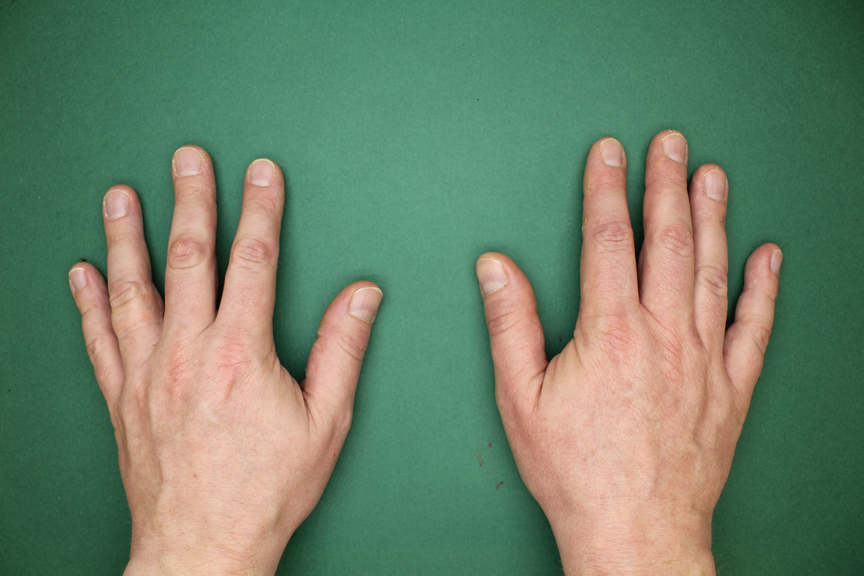
#> input picture SW09/images/hand_small.png, 864 x 576 px
$ jupyter execute exercise.ipynb   (shell and % lines are left out)
#> lines starting #> are read from the running program, lines starting #| are printed output that depends on the picture; after the words box and inside, x2 and y2 are one past the last pixel; in counts of white or black regions, pixels touching at a corner belong together
# Übung 9: Machine Learning mit Support Vector Machines (SVM)

Übung von: Timo Furrer <tuxtimo@gmail.com>

##  Support Vector Machine

In dieser Übung wollen wir Support Vector Machines betrachten. Obwohl auch OpenCV eine Implementation von SVMs beinhaltet möchten wir diesmal die Python Implementation von scikit-learn verwenden. Dazu müsses Sie allenfalls noch das enstprechende Packet mittels `pip3 install sklearn` installieren.

[cell 1]
# OpenCV needs to be included first
import cv2
import numpy as np

# we will use the svm from sklearn
from sklearn import svm

# for displaying images in jupyter

import matplotlib as mpl
from matplotlib import pyplot as plt
mpl.rcParams['figure.dpi']= 200

In einer früheren Übung haben wir von unseren Photobox Bildern mit grünen Hintergrund die Hände vom Hintergrund mittels Farbsegemtnierung getrennt. Die Bereiche mussten wir dabei selber finden. In dieser Übung möchten wir eine SVM einsetzen um diese Klassifizierung zu machen.

Zuerst wollen wir die Bilder laden und darstellen.

[cell 2]
image  = cv2.imread('images/hand_small.png')
#> image is the input picture: shape (576, 864, 3); mean B, G, R 105.6, 130.1, 110.6
image = cv2.cvtColor(image, cv2.COLOR_BGR2RGB)
label = cv2.imread('images/label_small.png')
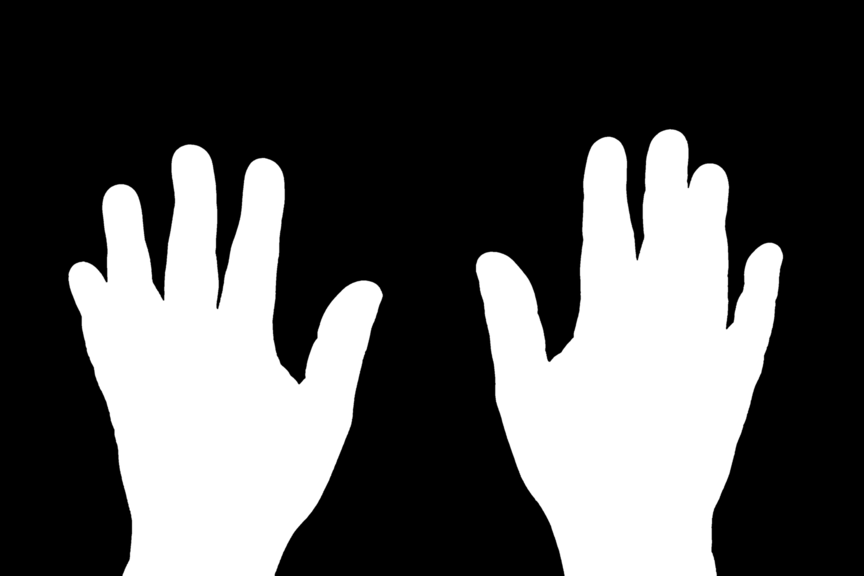
#> input picture SW09/images/label_small.png, 864 x 576 px
#> label is the input picture: shape (576, 864, 3); min 0, max 255, mean 83.9
plt.subplot(1, 2, 1)
plt.imshow(image)
plt.subplot(1, 2, 2)
plt.imshow(label)
print(image.shape)
#| (576, 864, 3)
print(label.shape)
#| (576, 864, 3)
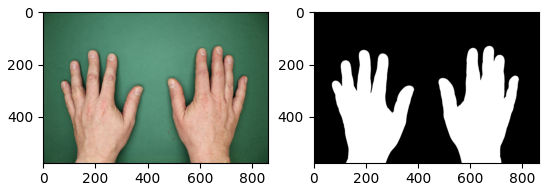
#> figure drawn by matplotlib, 2 panels

### Aufgabe 1: Linear SVM

Als Features für die SVM wollen wir 2D Daten benutzen um sie besser darstellen zu können. Da die Segmentierung auf den Farben basieren soll, zum Beispiel Hue und Saturation. Wir müssen also das Bild in HSV umwandeln.

Die SVM braucht keine Bilddaten, sondern nur ein Array von Werten.

[cell 3]
hsv = cv2.cvtColor(image, cv2.COLOR_RGB2HSV)
#> hsv: shape (576, 864, 3); mean H, S, V 53.2, 106.4, 145.6
hs = hsv[:,:,0:2]
data = hs.reshape((-1,2))
#> data = 497664 pairs, first value 0 to 179, second value 15 to 255

Wir brauchen die Labels in der gleichen Form.

[cell 4]
label_grey = label[:,:,0]
classes = label_grey.reshape(-1)
print(classes.shape)
#| (497664,)

Da wir Pixel für die Trainingsdaten verwenden, erhalten wir sehr viele Trainings Daten. Für die SVM wird das recht aufwendig, deshalben sollten wir erst mal die Anzahl Daten reduzieren in dem wir nur jedes n-te Pixel nehmen. Späten können wir n verändern um bessere Ergebnisse mit mehr Trainingsdaten zu erhalten.

[cell 5]
n = 1000
classes_reduced = classes[1::n]
#> classes_reduced = 498 values, max 255 at index 132, min 0 at index 0, mean 81.78
data_reduced = data[1::n,:]
#> data_reduced = 498 pairs, first value 1 to 79, second value 35 to 147
print(classes_reduced.shape)
#| (498,)
print(data_reduced.shape)
#| (498, 2)

Wir können die Features nun als Scatterplot darstellen. Dazu möchten wir die Daten zuerst noch in die positiven und negativen Beispiele unterteilen.

[cell 6]
positives = data_reduced[classes_reduced==0]
#> positives = 336 pairs, first value 59 to 79, second value 74 to 144
negatives = data_reduced[classes_reduced==255]
#> negatives = 157 pairs, first value 1 to 15, second value 37 to 147
print(positives.shape)
#| (336, 2)
print(negatives.shape)
#| (157, 2)

und nun der Plot

[cell 7]
fig, ax = plt.subplots(figsize=(12,8))
ax.scatter(positives[:,0], positives[:,1], marker='x', label='Positive')
ax.scatter(negatives[:,0], negatives[:,1], marker='o', label='Negative')
ax.legend()
plt.show()
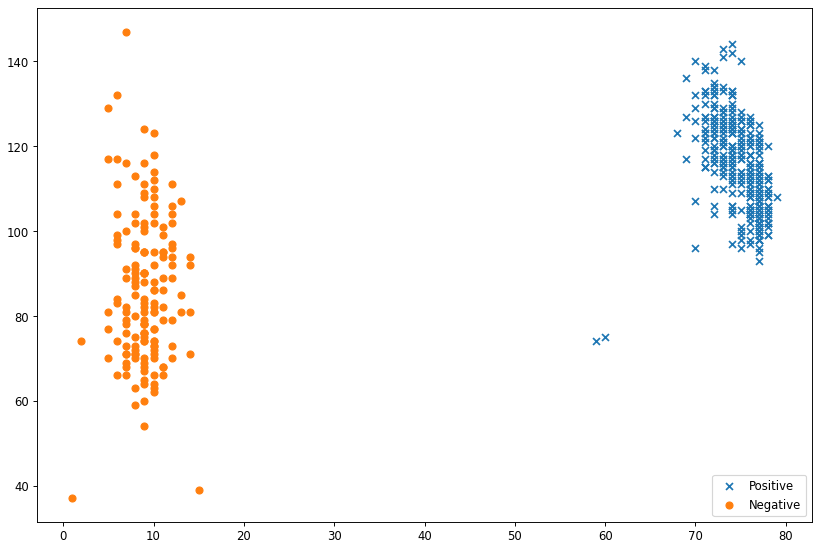
#> figure drawn by matplotlib, 1 panel

Wir erzeugen einen SVM Klassifier mittels `svm.SVC`. Der Parameter C bestimmt den Fehlerterm, ein grösserer Wert von C zwingt die SVM mehr Samples richtig zu klassifizieren (auf Kosten von einer glätteren Entscheidungsfunktion).

[cell 8]
classifier = svm.SVC(C=1.0)

Die Funktion `fit` trainiert den Klassifikator.

[cell 9]
classifier.fit(data_reduced, classes_reduced)

Wir können die Qualität der Klassifikation mittels der Score Funktion Überprüfen. Dazu können wir auch den ganzen Datensatz benutzen, da die Auswertung (im Allgemeinen) wesentlich schneller als das Trainieren geht. Genau genommen hängt es von der Anzahl Support Vektoren ab.

[cell 10]
classifier.score(data,classes)
#> Out = 0.987

### Aufgabe 2: Validierung

Laden Sie nun das 2. Bild und überprüfen Sie, welchen Score dass sie auf diesem Bild erreichen mit der bereits trainierten SVM.

Berechnen Sie dann die Klassifizierung, die der Classifier auf den Daten berechnet (mittels `predict`) und stellen Sie das Resultat wieder als Bild dar (mittels `reshape` können Sie das 1D Resultat wieder in ein 2D Bild umwandeln)

[cell 11]
image2  = cv2.imread('images/hand_small_2.png')
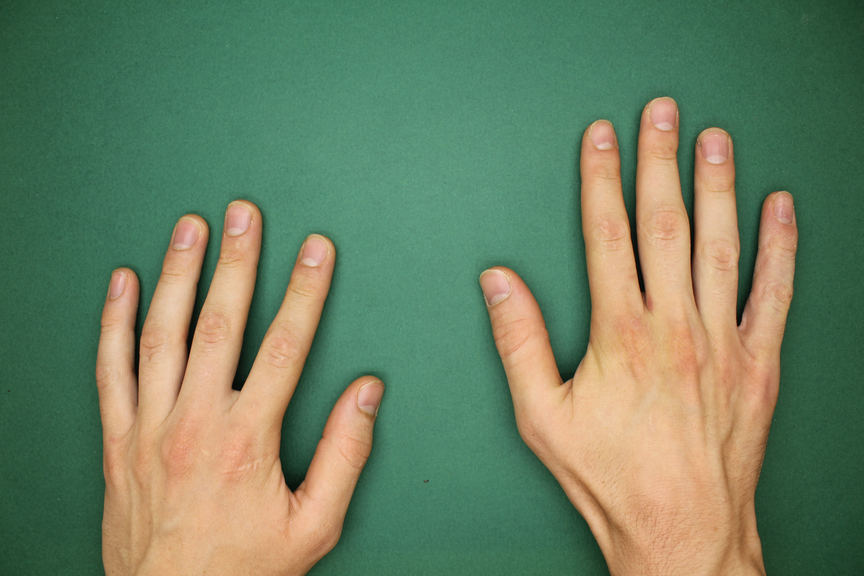
#> input picture SW09/images/hand_small_2.png, 864 x 576 px
#> image2 is the input picture: shape (576, 864, 3); mean B, G, R 98.2, 128.8, 109.5
image2 = cv2.cvtColor(image2, cv2.COLOR_BGR2RGB)
label2 = cv2.imread('images/label_small_2.png')
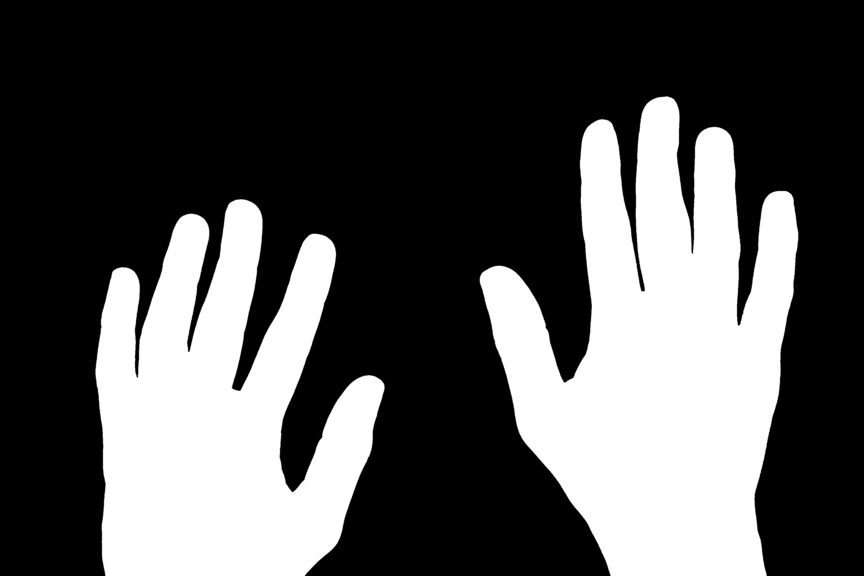
#> input picture SW09/images/label_small_2.png, 864 x 576 px
#> label2 is the input picture: shape (576, 864, 3); min 0, max 255, mean 82.9
plt.subplot(1, 2, 1)
plt.imshow(image2)
plt.subplot(1, 2, 2)
plt.imshow(label2)
plt.show()

Verändern sie nun das n, das für das Downsampling verwendet wurde. Erhalten Sie bessere Ergebnisse mit kleinerem n? Wie sieht es aus, wenn Sie C ändern.

[cell 12]
hsv2 = cv2.cvtColor(image2, cv2.COLOR_RGB2HSV)
#> hsv2: shape (576, 864, 3); mean H, S, V 54.6, 114.2, 144.3
hs2 = hsv2[:,:,0:2]
data2 = hs2.reshape((-1,2))
#> data2 = 497664 pairs, first value 0 to 90, second value 0 to 255
label_grey2 = label2[:,:,0]
classes2 = label_grey2.reshape(-1)
print("INFO: classes2.shape=" + str(classes2.shape))
#| INFO: classes2.shape=(497664,)
n2 = 1000
classes_reduced2 = classes2[1::n2]
#> classes_reduced2 = 498 values, max 255 at index 125, min 0 at index 0, mean 85.03
data_reduced2 = data2[1::n2,:]
#> data_reduced2 = 498 pairs, first value 4 to 80, second value 54 to 255

positives2 = data_reduced2[classes_reduced2==0]
#> positives2 = 329 pairs, first value 67 to 78, second value 93 to 143
negatives2 = data_reduced2[classes_reduced2==255]
#> negatives2 = 163 pairs, first value 4 to 18, second value 54 to 177

fig, ax = plt.subplots(figsize=(12,8))
ax.scatter(positives2[:,0], positives2[:,1], marker='.', label='Positive from Bild2')
ax.scatter(negatives2[:,0], negatives2[:,1], marker='o', label='Negative from Bild2')
ax.legend()


print(classes_reduced2.shape)
#| (498,)
print(data_reduced2.shape)
#| (498, 2)
print(positives2.shape)
#| (329, 2)
print(negatives2.shape)
#| (163, 2)
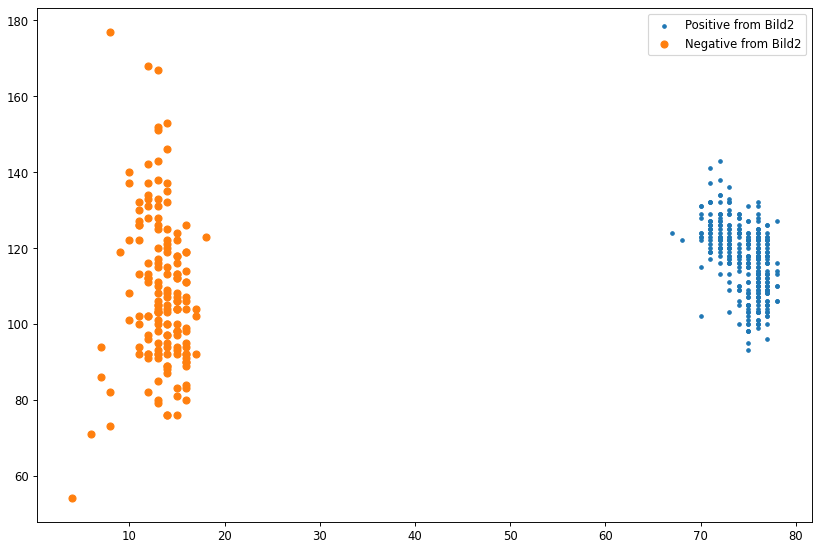
#> figure drawn by matplotlib, 1 panel

[cell 13]
classifier.score(data2, classes2)
#> Out = 0.985

[cell 14]
res_arr1 = classifier.predict(data2)
res_arr1.shape
res_img1 = res_arr1.reshape(576, -1)
#> res_img1: shape (576, 864); 32.6% white; 11 white regions (9 under 20 px), largest, box (x1, y1, x2, y2) and area: (480, 96, 798, 576) 91120, (95, 199, 385, 576) 71096
res_img1.shape

plt.imshow(res_img1)
plt.title('n = 1000, C = 1.0')
plt.show()
